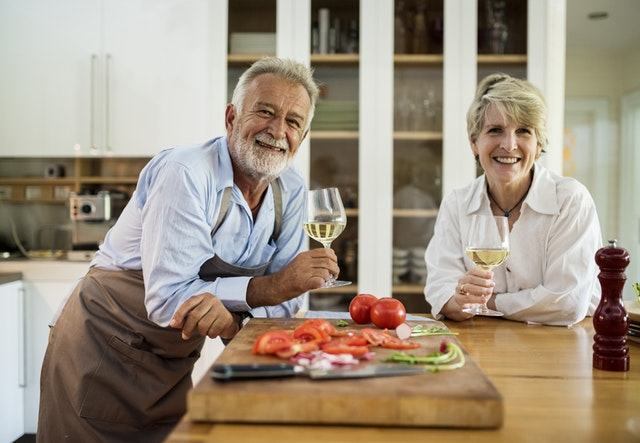
#> input picture test.jpeg, 640 x 443 px
$ jupyter execute 001_Introduction.ipynb
#> lines starting #> are read from the running program, lines starting #| are printed output that depends on the picture
[cell 1]
#importing packages
import imutils
import cv2

[cell 2]
#images are rerpresented as multi-dimensional NumPy array with
#dimensions height* columns

image = cv2.imread("test.jpeg")
#> image is the input picture: shape (443, 640, 3); mean B, G, R 129, 145.8, 158.9
image

[cell 3]
(h,w,d) = image.shape
#> h = 443; w = 640; d = 3
#to extract the height width and depth
print("width={}, height={}, depth={}".format(w,h,d))
#| width=640, height=443, depth=3

[cell 4]
#displaying the image
cv2.imshow("Image",image)
cv2.waitKey(0)
cv2.destroyAllWindows()

<font color = "#757494"><H3>Till here we loaded and displayed the picture</H3></font>

<font color = "#757494"><H1>WHAT IS A PIXEL?</h1></font>
<p>Images are made of pixels in a grid. A 640 x 480 image has 640 columns (the width) and 480 rows (the height). There are 640 * 480 = 307200  pixels in an image with those dimensions.</p>
<p>Each pixel in a grayscale image has a value representing the shade of gray. In OpenCV, there are 256 shades of gray — from 0 to 255. So a grayscale image would have a grayscale value associated with each pixel.</p>
<p>Pixels in a color image have additional information. There are several color spaces that you’ll soon become familiar with as you learn about image processing. For simplicity let’s only consider the RGB color space.

In OpenCV color images in the RGB (Red, Green, Blue) color space have a 3-tuple associated with each pixel: (B, G, R) .</p>

[cell 5]
#accessing the RGB pixel located at x=50, y=100, NOTE - REMEMBER OPEN CV TAKES BGR instead of RGB
(B,G,R) = image[100,50] #here on this line we have taken 'y' before the 'x' value as images are stored in the form
#> B = 209; G = 216; R = 213
#of height(rows)xwidth(cols) i.e. Y*X!
print("R={}, G={}, B={}".format(R,G,B))
#| R=213, G=216, B=209

[cell 6]
#array slicing and cropping i.e. extracting regions of intrest(ROI)
#let's extract 100*100 pixel square ROI from the input image
roi = image[60:160,320:420]  #image[startY:endY,startX:endX]
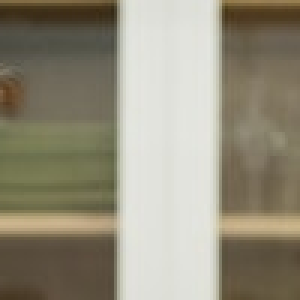
#> roi: shape (100, 100, 3) (shown 3 times larger); mean B, G, R 125.5, 143.7, 149.3
cv2.imshow("Region of Intrest", roi)
cv2.waitKey(0)
cv2.destroyAllWindows()

[cell 7]
#now resizing image, not taking aspect ratio into count
resized = cv2.resize(image,(200,200))
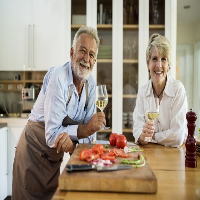
#> resized: shape (200, 200, 3); mean B, G, R 128.9, 145.7, 158.7
cv2.imshow("Here's the resized image",resized)
cv2.waitKey(0)
cv2.destroyAllWindows()

[cell 8]
#resizing image taking aspect ratio into count
#taking width as 300 and it will automatically give the aspect ratio
r = 300.0/w  #
#> r = 0.469
dim = (300, int(h*r))
#> dim = (300, 207)
resized = cv2.resize(image,dim)
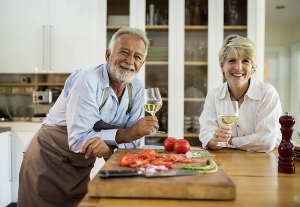
#> resized: shape (207, 300, 3); mean B, G, R 128.9, 145.7, 158.8
cv2.imshow("resized with ratio in mind",resized)
cv2.waitKey(0)
cv2.destroyAllWindows()

[cell 9]
#for that we have imutils function already defined.
resized = imutils.resize(image,width=300)
cv2.imshow("resized image",resized)
cv2.waitKey(0)
cv2.destroyAllWindows()

[cell 10]
#rotating the image by 45 degrees
#for that we need to compute the center of the image
#then we will have to construct the rotation matrix
#then finally we will apply affine warp

center =(w//2,h//2)
#> center = (320, 221)
M = cv2.getRotationMatrix2D(center,-45,1.0)
rotated = cv2.warpAffine(image,M,(w,h))
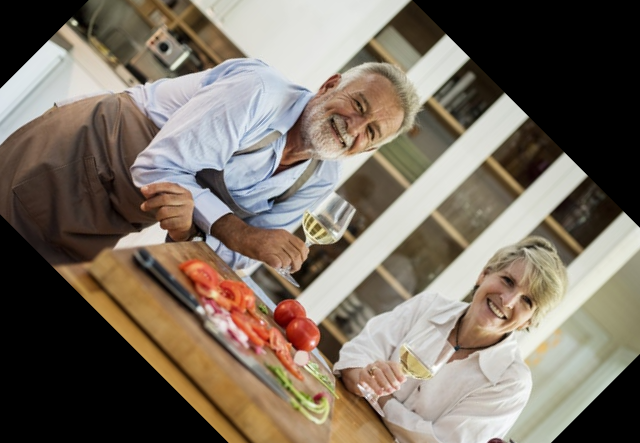
#> rotated: shape (443, 640, 3); mean B, G, R 98.6, 111.1, 121.7
cv2.imshow("Rotated Image",rotated)
cv2.waitKey(0)
cv2.destroyAllWindows()

[cell 11]
#same can be done with imutils library
rotated = imutils.rotate(image, -45)
cv2.imshow("Rotated Image",rotated)
cv2.waitKey(0)
cv2.destroyAllWindows()

<h4>Here on rotating we found that our image was clipped</h4>
<p>So we will use an imutils function in order to overcome that problem</p>

[cell 12]
#rotatinf without the image clipping
rotated = imutils.rotate_bound(image,-45)
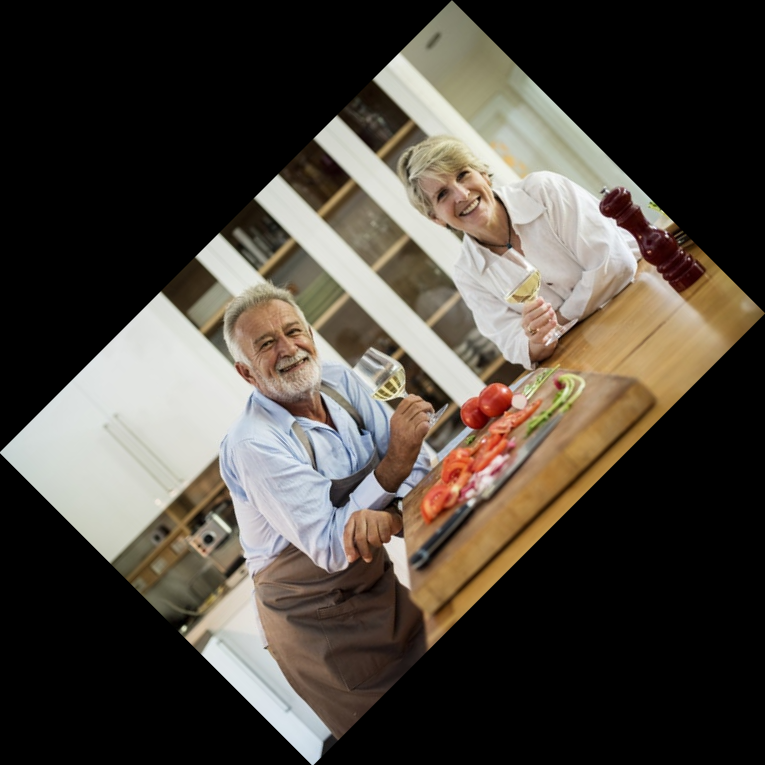
#> rotated: shape (765, 765, 3); mean B, G, R 62.5, 70.6, 77
cv2.imshow("Rotated Image",rotated)
cv2.waitKey(0)
cv2.destroyAllWindows()

<h3>Image smoothing</h3>
<p>In many image processing pipelines, we must blur an image to reduce high-frequency noise, making it easier for our algorithms to detect and understand the actual contents of the image rather than just noise that will “confuse” our algorithms.

Refer here for more on blurrness - https://www.pyimagesearch.com/2016/07/25/convolutions-with-opencv-and-python/
</p>

[cell 13]
blurred = cv2.GaussianBlur(image,(11,11),0)
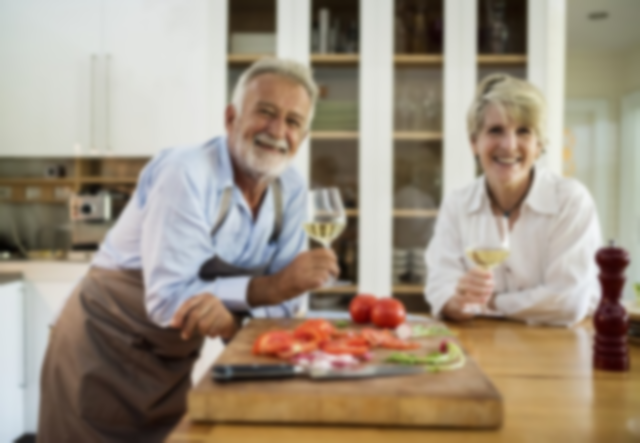
#> blurred: shape (443, 640, 3); mean B, G, R 129, 145.8, 158.9
cv2.imshow("Bluured Image",blurred)
cv2.waitKey(0)
cv2.destroyAllWindows()

<h3>Drawing on an image</h3>
<p>Before we move on with drawing on an image with OpenCV, take note that drawing operations on images are performed in-place. Therefore at the beginning of each code block, we make a copy of the original image storing the copy as output . We then proceed to draw on the image called output in-place so we do not destroy our original image.</p>

[cell 14]
#here we are drawing a 2px thick rectangle
output = image.copy()
cv2.rectangle(output,(320,60),(420,160),(0,0,255),2) #topleft coordinate and then bottom right
cv2.imshow("Rectangle",output)
cv2.waitKey(0)
cv2.destroyAllWindows()

[cell 15]
#drawing a solid circle at x = 300, y=150
output = image.copy()
cv2.circle(output,(300,150),20,(255,0,0),-1) #(imagesrc,location,thickness,color,-1 denotes solid)
cv2.imshow("Circle",output)
cv2.waitKey(0)
cv2.destroyAllWindows()

[cell 16]
#here we are drawing a 5px thick line
output = image.copy()
output = image.copy()
cv2.line(output, (60, 20), (400, 200), (0, 0, 255), 5)
cv2.imshow("Line", output)
cv2.waitKey(0)
cv2.destroyAllWindows()

[cell 17]
# draw green text on the image
output = image.copy()
cv2.putText(output, "LEARNING OPEN CV BITCH", (10, 25),
	cv2.FONT_HERSHEY_SIMPLEX, 0.7, (0,0,255), 2)
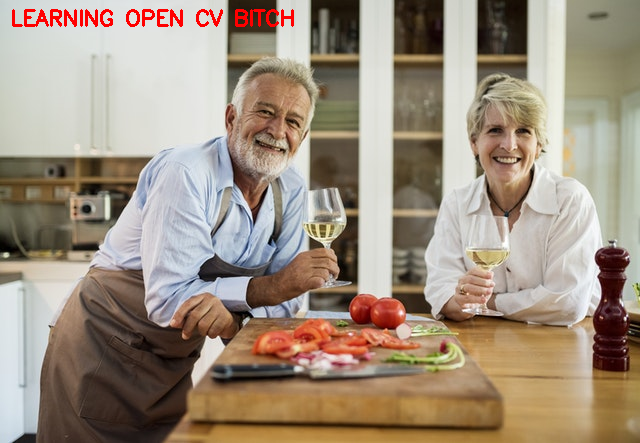
#> output: shape (443, 640, 3); mean B, G, R 127.6, 144.4, 159.4
cv2.imshow("Text", output)
cv2.waitKey(0)
cv2.destroyAllWindows()

$ run again, with doc1.jpeg copied over test.jpeg
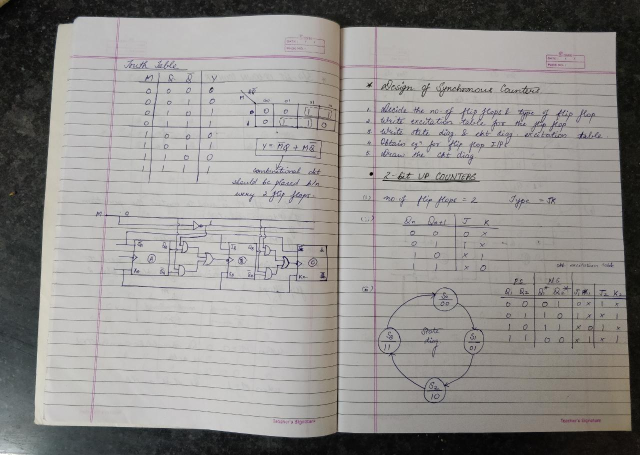
#> input picture doc1.jpeg, 1280 x 910 px (shown at 1/2 size)
#> image is the input picture: shape (910, 1280, 3); mean B, G, R 141.7, 144.1, 146.4
#| width=1280, height=910, depth=3
#> B = 29
#| R=29, G=29, B=29
#> `rotated = imutils.rotate_bound(image,-45)`:
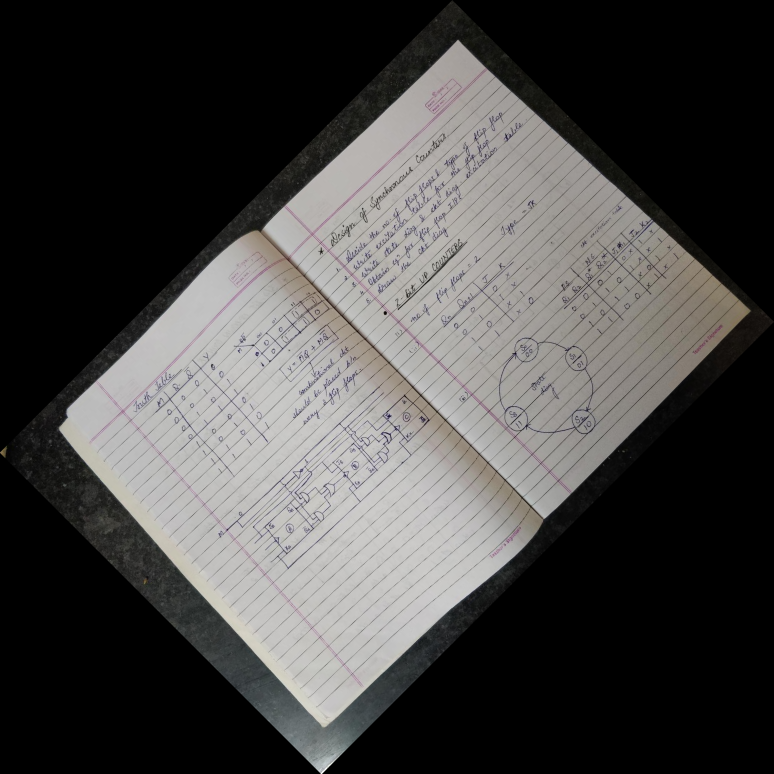
#> rotated: shape (1548, 1548, 3) (shown at 1/2 size); mean B, G, R 68.9, 70, 71.1
#> `cv2.putText(output, "LEARNING OPEN CV BITCH", (10, 25), cv2.FONT_HERSH..`:
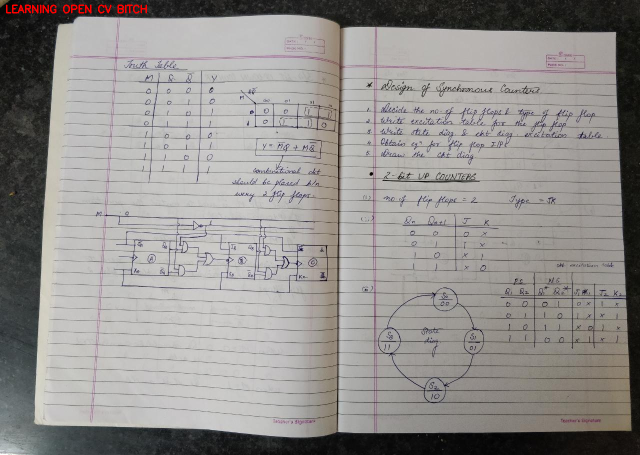
#> output: shape (910, 1280, 3) (shown at 1/2 size); mean B, G, R 141.7, 144, 146.8

$ run again, with child.jpg copied over test.jpeg
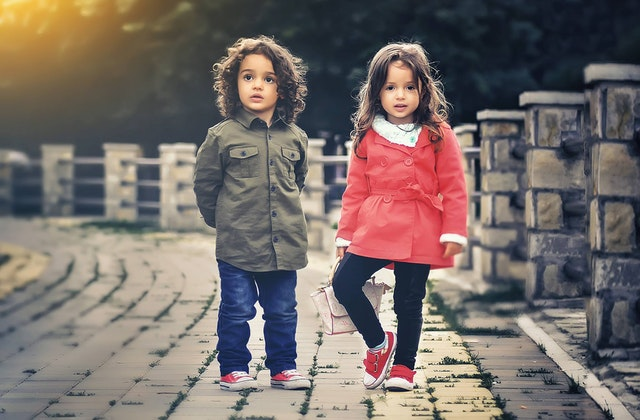
#> input picture child.jpg, 640 x 420 px
#> image is the input picture: shape (420, 640, 3); mean B, G, R 105.4, 109.2, 119.7
#| width=640, height=420, depth=3
#> B = 72; G = 89; R = 98
#| R=98, G=89, B=72
#> `cv2.putText(output, "LEARNING OPEN CV BITCH", (10, 25), cv2.FONT_HERSH..`:
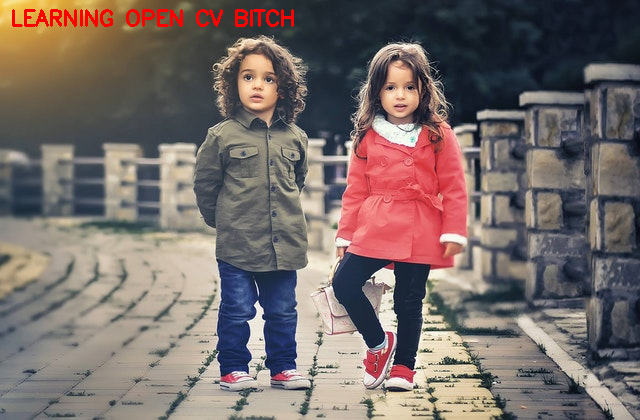
#> output: shape (420, 640, 3); mean B, G, R 104.9, 108.3, 120.7
